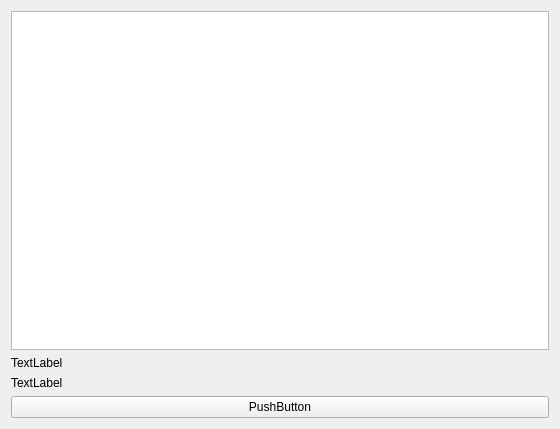
<?xml version="1.0" encoding="UTF-8"?>
<ui version="4.0">
 <class>Form</class>
 <widget class="QWidget" name="Form">
  <property name="geometry">
   <rect>
    <x>0</x>
    <y>0</y>
    <width>560</width>
    <height>429</height>
   </rect>
  </property>
  <property name="windowTitle">
   <string>Form</string>
  </property>
  <layout class="QHBoxLayout" name="horizontalLayout">
   <item>
    <layout class="QVBoxLayout" name="verticalLayout">
     <item>
      <widget class="QTextEdit" name="textEdit"/>
     </item>
     <item>
      <widget class="QLabel" name="label">
       <property name="text">
        <string>TextLabel</string>
       </property>
      </widget>
     </item>
     <item>
      <widget class="QLabel" name="label_2">
       <property name="text">
        <string>TextLabel</string>
       </property>
      </widget>
     </item>
     <item>
      <widget class="QPushButton" name="pushButton">
       <property name="text">
        <string>PushButton</string>
       </property>
      </widget>
     </item>
    </layout>
   </item>
  </layout>
 </widget>
 <resources/>
 <connections/>
</ui>
